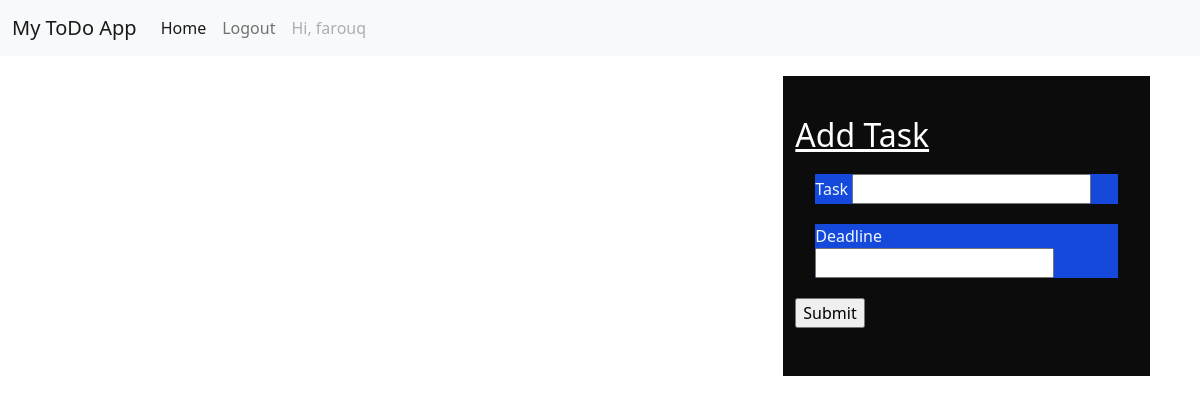
The app's page /home_page (signed in), older data.
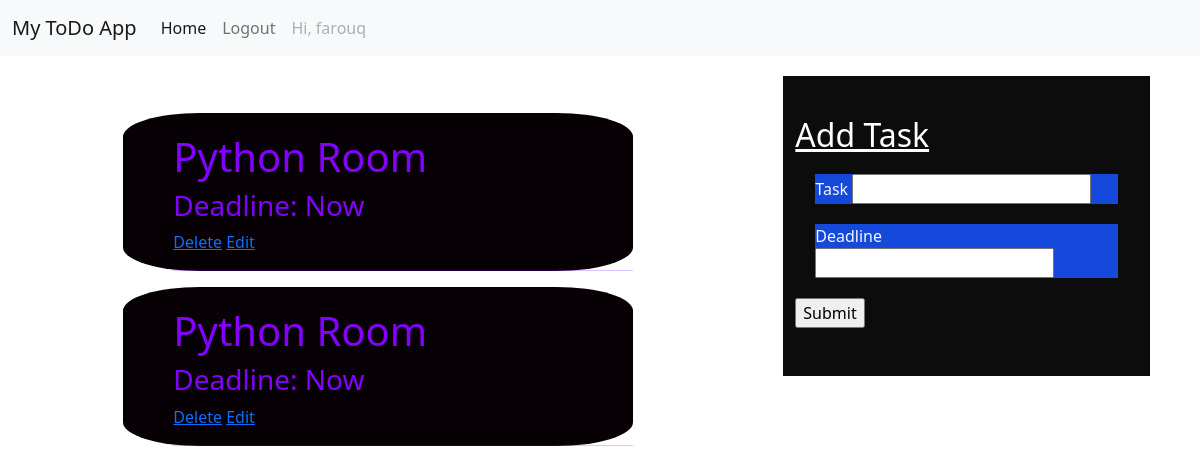
The same page, newer data.
### base/models.py (models this page shows, shortened)
class Item(models.Model):
    name = models.CharField(max_length=200)
    deadline = models.CharField(max_length=30)
    owner = models.ForeignKey(User, on_delete=models.CASCADE, null=True )
    created = models.DateTimeField(auto_now=True)

### base/views.py (the view, shortened to what this page needs)
# urls.py: path('home_page', views.home_page, name='home'),
def home_page(request):
    items = request.user.item_set.all()
    form = forms.AddItem()
    context =  {'items':items, 'form':form}
    return render(request, 'home.html', context)

### base/forms.py
class AddItem(ModelForm):
    class Meta:
        model = Item
        exclude = ['owner']

### templates/home.html (shortened to what this page needs)
{% extends 'bootstrap.html' %} {% block content %}
<div class="container" id="cont1">
  <div>
  {% include 'list.html' %}
  </div>
  <div class="container" id="cont2">
  <div>
    <h2 style="color: white;"><u>Add Task</h2></u>
  </div>
  <div>
    <form method="POST" , action="">
      <div class="form">
        <label for="">Task</label>
        {{form.name}}
      </div>
      <div class="form">
        <label for="">Deadline </label>
        {{form.deadline}}
      </div>
      <input type="submit" value="Submit"/>
    </form>
  </div>
</div>
</div>
{% endblock content%}

### templates/bootstrap.html (shortened to what this page needs)
<!doctype html>
<html lang="en">
  <head>
    <link href="https://cdn.jsdelivr.net/npm/bootstrap@5.2.0/dist/css/bootstrap.min.css" rel="stylesheet">
  </head>
  <body>
    {% include 'navbar.html' %}
    {% block content %}
    {% endblock %}
  </body>
</html>

### templates/navbar.html (shortened to what this page needs)
<nav class="navbar navbar-expand-lg bg-light">
    <div class="container-fluid">
      <a class="navbar-brand" href="">My ToDo App</a>
      <div class="collapse navbar-collapse" id="navbarNav">
        <ul class="navbar-nav">
          {% if request.user.is_authenticated %}
          <li class="nav-item">
            <a class="nav-link active" aria-current="page" href="{% url 'home' %}">Home</a>
          </li>
          {% endif %}
          {% if not request.user.is_authenticated %}
          <li class="nav-item">
            <a class="nav-link" href="{% url 'login' %}">Login</a>
          </li>
          {% else %}
          <li class="nav-item">
            <a class="nav-link" href="{% url 'logoutUser' %}">Logout</a>
          </li>
          {% endif %}
          {% if request.user.is_authenticated %}
          <li class="nav-item">
            <a class="nav-link disabled">Hi, {{request.user}}</a>
          </li>
          {% endif %}
        </ul>
      </div>
    </div>
  </nav>

### templates/list.html
<div class="list">
    {% for item in items %}
    <div class = 'item'>
  <h1>{{item.name}}</h1>
  <h3>Deadline: {{item.deadline}}</h3>
  <a href="{% url 'delete' item.id %}">Delete</a>
  <a href="{% url 'update' item.id %}">Edit</a>
  <hr/>
    </div>
  {% endfor %}
</div>

### templates/bootstrap.html (style rules this page uses)
.list { color: rgb(132, 0, 255); padding-left: 10%; padding-top: 5%; padding-bottom: 5%; }
.item { background-color: rgb(7, 1, 6); width: 510px; padding-top: 20px; border-radius: 15%; padding-left: 50px; }
#cont1 { display: grid; grid-template-columns: 2fr 1fr; padding: 20px; }
#cont2 { background-color: rgb(12, 12, 12); height: 300px; padding-top: 40px; padding-left: 50%px; }
.form { margin: 20px; color: aliceblue; background-color: rgb(20, 73, 220); }

Row changes from the older to the newer data that the page shows:
added Item: name "Python Room", deadline "Now"
added Item: name "Python Room", deadline "Now"
